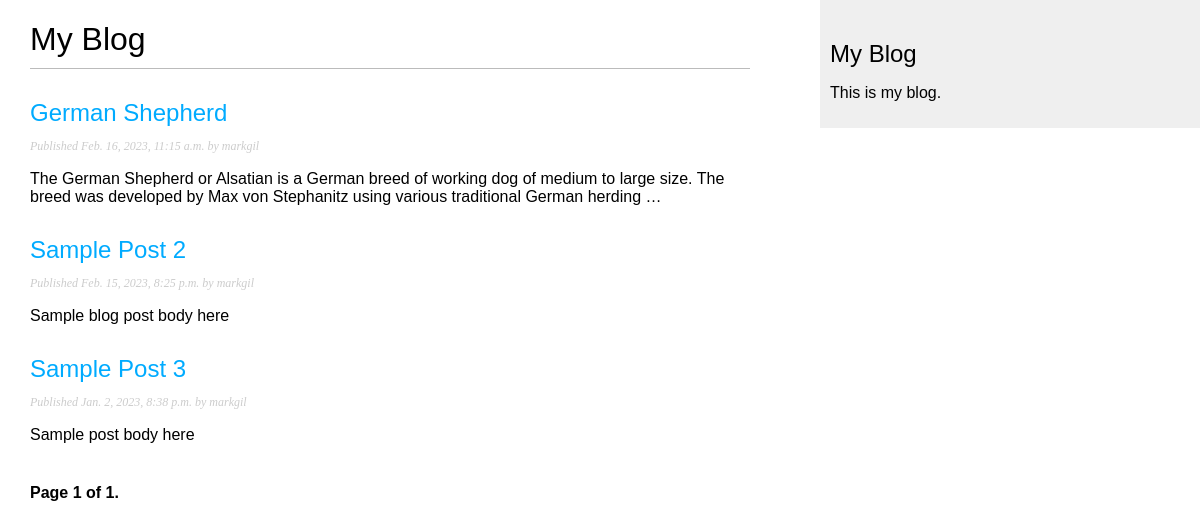
/blog/, run on an earlier commit of the app's database.
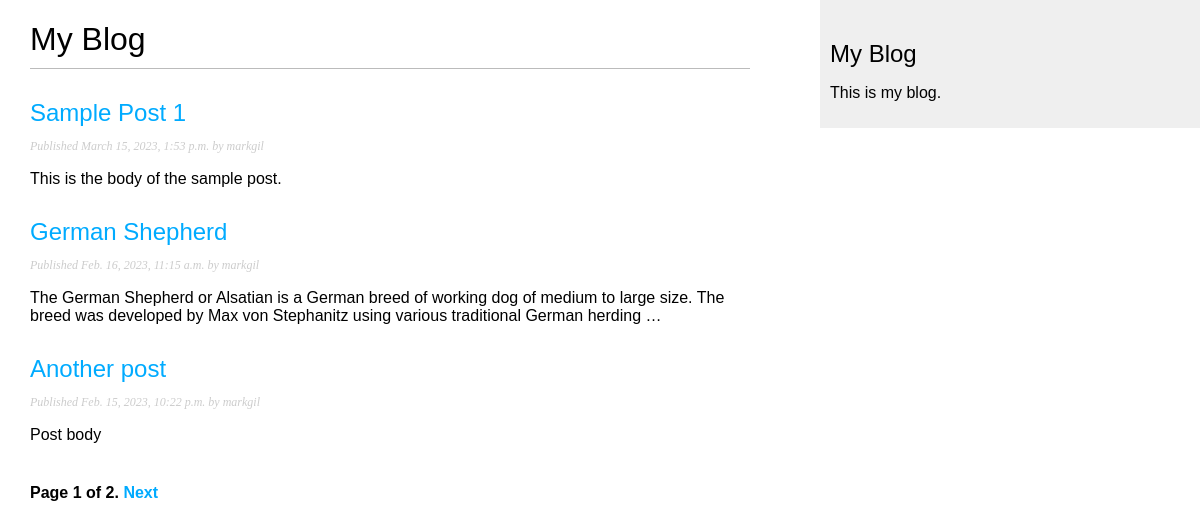
And on a later commit of the database.
### blog/models.py (models this page shows, shortened)
class Post(models.Model):
    class Status(models.TextChoices):
        DRAFT = 'DF', 'Draft'
        PUBLISHED = 'PB', 'Published'
    title = models.CharField(max_length=250)
    slug = models.SlugField(max_length=250, unique_for_date='publish')
    author = models.ForeignKey(User,
                               on_delete=models.CASCADE,
                               related_name='blog_posts')
    body = models.TextField()
    publish = models.DateTimeField(default=timezone.now)
    created = models.DateTimeField(auto_now_add=True)
    updated = models.DateTimeField(auto_now=True)
    status = models.CharField(max_length=2,
                              choices=Status.choices,
                              default=Status.DRAFT)
    objects = models.Manager() # default manager
    published = PublishedManager() # our custom manager
    class Meta:
        ordering = ['-publish']
        indexes = [
            models.Index(fields=['-publish']),
        ]
    def get_absolute_url(self):
        return reverse('blog:post_detail', args=[self.publish.year,
                                                 self.publish.month,
                                                 self.publish.day,
                                                 self.slug])

### blog/views.py (the view)
# urls.py: path('', views.post_list, name='post_list'),
def post_list(request):
    post_list = Post.published.all()
    paginator = Paginator(post_list, 3)
    page_number = request.GET.get('page', 1)
    posts = paginator.page(page_number)
    return render(request,
                  'blog/post/list.html',
                  {'posts': posts})

### blog/models.py (called while the page is built)
    def get_queryset(self):
        return super().get_queryset()\
            .filter(status=Post.Status.PUBLISHED)

### blog/templates/blog/post/list.html (shortened to what this page needs)
{% extends "blog/base.html" %}
{% block content %}
    <h1>My Blog</h1>
    {% for post in posts %}
        <h2>
            <a href="{{ post.get_absolute_url }}">
                {{ post.title }}
            </a>
        </h2>
        <p class="date">
            Published {{ post.publish }} by {{ post.author }}
        </p>
        {{ post.body|truncatewords:30|linebreaks }}
    {% endfor %}
    {% include "pagination.html" with page=posts %}
{% endblock %}

What changed in the data, as far as the page shows it:
no longer on this page (row unchanged): Post: title "Sample Post 2", publish "Feb. 15, 2023, 8:25 p.m.", author "markgil", body "Sample blog post body here"
no longer on this page (row unchanged): Post: title "Sample Post 3", publish "Jan. 2, 2023, 8:38 p.m.", author "markgil", body "Sample post body here"
now on this page (row edited): Post: title "Sample Post 1", publish "March 15, 2023, 1:53 p.m.", author "markgil", body "This is the body of the sample post."
now on this page (row edited): Post: title "Another post", publish "Feb. 15, 2023, 10:22 p.m.", author "markgil", body "Post body"
Also different on the page:
{{ page.paginator.num_pages }}: "1" → "2"
text now shown: "Next"
